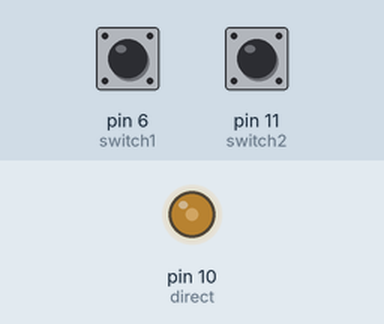
Simulated run of this sketch. Board: Arduino Uno, built with avr-gcc and run on an emulated ATmega328P. On the bench: output pins drawn as LEDs (lit = HIGH). Inputs (shaded band) come from the test bench; at power-on: pin 6 (switch1) HIGH, pin 11 (switch2) HIGH. Pins used as bus, display or sensor lines are not drawn; what the sketch prints to the serial monitor is not drawn.

Above: at 0.1 s.
Timing chart, 0 to 1.6 s (numbered marks = the images above):
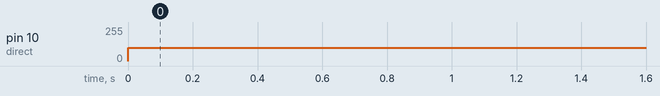

Measured:
- by itself, pin 10 (direct): 0/255 → 100/255 at 0.00 s

The sketch:

Stepper_02202020.ino
```cpp
const int switch1 = 6; //clockwise
const int switch2 = 11; // counter-clockwise
const int direct = 10;
const int stepPin = 3;
int switchState1 = 0;
int switchState2 = 0;


void setup() {
Serial.begin(9600);
pinMode(switch1, INPUT);
pinMode(switch2, INPUT);
pinMode(direct, OUTPUT);
pinMode(stepPin, OUTPUT);

}

void loop() {

  switchState1 = digitalRead(switch1);
  switchState2 = digitalRead(switch2);
  analogWrite(stepPin,100 );
  analogWrite(direct, 100);
  //delay(20);


/*if (switchState1 == HIGH) {
  //for (int n = 0; n < steps; n++)
  digitalWrite(stepPin, HIGH);
  digitalWrite(direct, HIGH);
  Serial.println("IM THE FIRST SWITCH");
  delay(20);

  }
if (switchState2 == HIGH) {
  digitalWrite(stepPin, HIGH);
  digitalWrite(direct, LOW);
  Serial.println("I AM THE SECOND SWITCH");
  delay(20);
}
else
{*/
  Serial.println("Turn me back on!");
  delay(20);

//}
}
```
